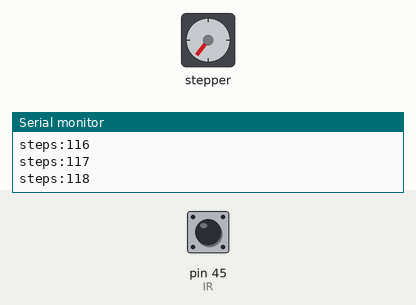
Simulated run of this sketch. Board: Arduino Mega 2560, built with avr-gcc and run on an emulated ATmega2560. On the bench: stepper motor, the last lines printed to the serial monitor. The test bench sets the inputs (shaded band); at power-on: pin 45 (IR) LOW. Stepper angles assume 200 steps per turn.

Above: at 1.25 s.
1.3 s: pin 45 (IR) driven HIGH
At 1.8 s:
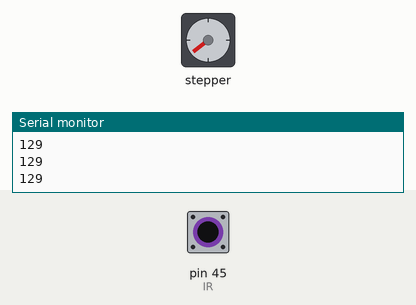
2.8 s: pin 45 (IR) driven LOW
At 3.05 s:
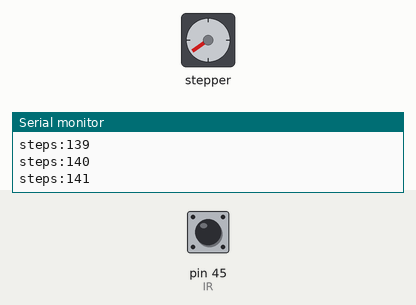
At 3.67 s:
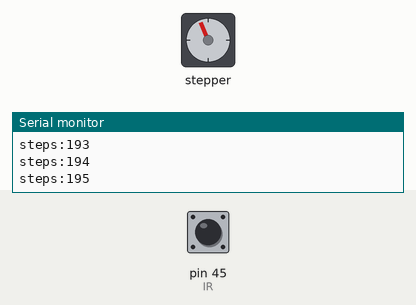
5.8 s: pin 45 (IR) pulsed HIGH 5 times (0.12 s each, 0.3 s apart)
10.3 s: pin 45 (IR) pulsed HIGH 5 times (0.12 s each, 0.3 s apart)
Timing chart, 0 to 15.8 s (numbered marks = the images above; inputs shaded):
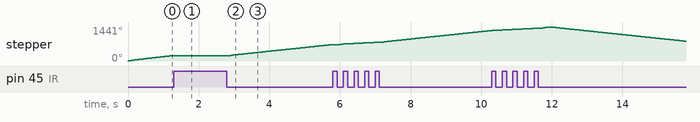

Measured:
- after the input at 1.3 s, stepper: stops changing and stays 232°
- after the input at 2.8 s, stepper: keeps turning clockwise at about 161°/s, starting after 0.11 s
- by itself, stepper: keeps turning clockwise at about 180°/s

The sketch:

servo_motor_tap_system.ino
```cpp
#include <Stepper.h>
int IR = 45;

int direction1 = 0;
int OT = 0;

const int stepsPerRevolution = 200;
int stepCount = 0;
Stepper myStepper(stepsPerRevolution, 50, 51, 52, 53);

void setup() {

   myStepper.setSpeed(60);

   Serial.begin(9600);
   pinMode(IR , INPUT);
}

void loop()
{
  if (digitalRead(IR) == 1)
  {
  myStepper.step(0);

  OT = stepCount;
   Serial.println(OT);
  delay(200);

  }

  if(digitalRead(IR) ==0)
  {
  if (direction1 == 0)
  {

while(stepCount >=0 && stepCount <=800 && digitalRead(IR)==0)


      {
     myStepper.step(1);
  Serial.print("steps:");
  Serial.println(stepCount);
  stepCount++;
  delay(1);
  OT = 0;

  if (stepCount == 801)
  {direction1 = 1;
    }

    }
  }

    else if(direction1 ==1)
    {
while(stepCount >=1 && stepCount <= 801 &&digitalRead(IR)==0)
    {
           myStepper.step(-1);
  Serial.print("steps:");
  Serial.println(stepCount);
  stepCount--;
  OT = 0;
  delay(1);
  if(stepCount == 0)
  {
    direction1 = 0;
    }
    }
    }
}
  }
```
